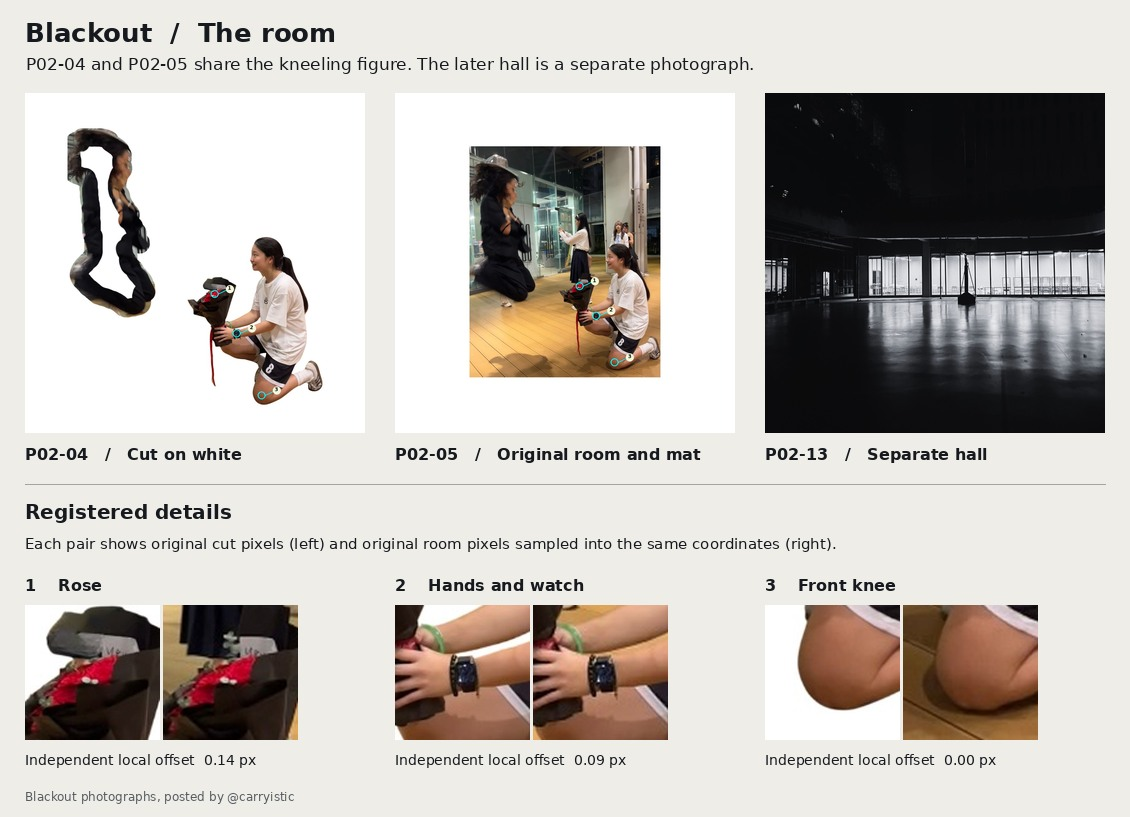
#> input picture direction/blackout-registration.jpg, 1130 x 817 px, given in place of P05-02.jpg, which was not available
$ python measure_fly.py
#> lines starting #> are read from the running program, lines starting #| are printed output that depends on the picture
"""Measure the placement and area of the four published figures and blocks in Fly."""

import argparse
import math
from pathlib import Path

import numpy as np
from PIL import Image
from scipy import ndimage


def measure(path):
    with Image.open(path) as original:
#> original is the input picture: PIL image 1130x817 RGB; mean R, G, B 192.4, 187.2, 182.1
        pixels = np.asarray(original.convert("RGB"))

    labels, _ = ndimage.label(pixels.min(axis=2) < 240)
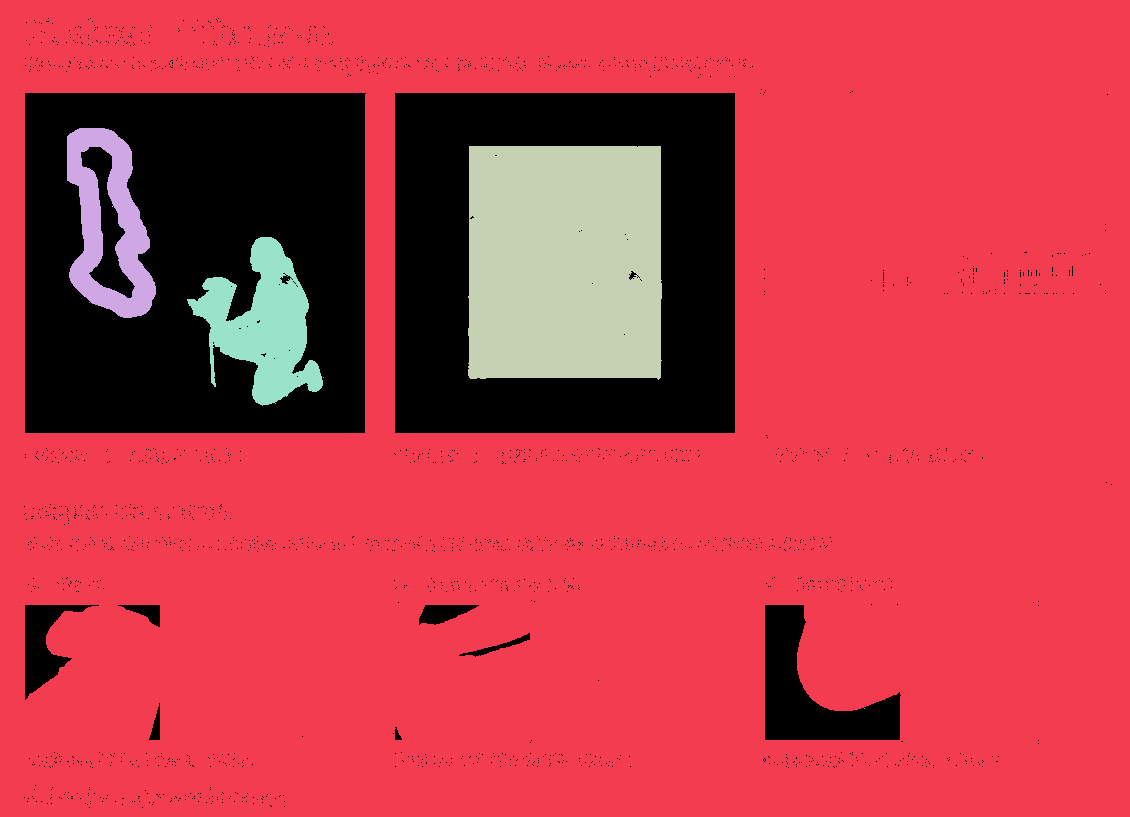
#> labels: shape (817, 1130) int32; 14 distinct labels, from 0 to 13; one colour per label, 0 black
    areas = np.bincount(labels.ravel())[1:]
#> areas = [676831, 8788, 44543, 1, 10938, 1, 1, 1, 1, 1, 1, 1, 2]
    largest = np.argsort(areas)[-4:] + 1
#> largest = [2, 5, 3, 1]
    points = []
    for segment in largest:
        y, x = np.nonzero(labels == segment)
        points.append((x.mean() / pixels.shape[1], y.mean() / pixels.shape[0], len(x)))
#> this loop made 4 passes
#> segment on passes 1, 2, 4: 2, 5, 1
#> after the loop, points = [(0.0961, 0.275, 8788), (0.232, 0.397, 10938), (0.499, 0.32, 44543), (0.555, 0.554, 676831)]

    return pixels, np.array(sorted(points, key=lambda p: p[0]))


def draw_plate(studies, output):
    from matplotlib import pyplot as plt
    from matplotlib.ticker import PercentFormatter

    paper = "#f7f5ef"
    ink = "#25252c"
    line = "#694681"
    figure, axes = plt.subplots(1, 2, figsize=(8.8, 5.0))
    figure.patch.set_facecolor(paper)
    for ax, (reference, title, pixels, points) in zip(axes, studies):
        ax.set_facecolor("white")
        ax.imshow(pixels, extent=(0, 1, 1, 0), origin="upper", alpha=0.78)
        ax.plot(points[:, 0], points[:, 1], linestyle=(0, (2, 3)), color=line, linewidth=1.25)
        ax.scatter(points[:, 0], points[:, 1], s=42, facecolor=ink, edgecolor="white", linewidth=1)
        for i, (x, y, _) in enumerate(points, 1):
            ax.annotate(str(i), (x, y), xytext=(7, -9), textcoords="offset points",
                        color=ink, fontsize=8, weight="bold",
                        bbox={"facecolor": "white", "edgecolor": "none", "pad": 0.9})
        ax.set_title(f"{reference}    {title}", loc="left", fontsize=11, color=ink, pad=9)
        ax.set_xticks([0, 0.25, 0.50, 0.75, 1.0])
        ax.set_yticks([0, 0.25, 0.50, 0.75, 1.0])
        ax.xaxis.set_major_formatter(PercentFormatter(xmax=1, decimals=0))
        ax.yaxis.set_major_formatter(PercentFormatter(xmax=1, decimals=0))
        ax.tick_params(labelsize=7, length=2, width=0.5, colors=ink)
        for spine in ax.spines.values():
            spine.set_color("#aba99f")
            spine.set_linewidth(0.6)
    figure.subplots_adjust(left=0.056, right=0.979, top=0.80, bottom=0.10, wspace=0.10)
    figure.text(0.051, 0.92, "Four positions on two paths", fontsize=18, color=ink, weight="bold")
    figure.text(0.051, 0.865, "Dots mark the centers of the four visible shapes. Coordinates start at the upper left.",
                fontsize=9, color=ink)
    figure.savefig(output, dpi=155, facecolor=paper)
    plt.close(figure)


def main():
    parser = argparse.ArgumentParser(description=__doc__)
    repo = Path(__file__).resolve().parents[1]
    parser.add_argument("--artworks", type=Path, default=repo / "archive" / "artworks")
    parser.add_argument("--figure", type=Path, help="Write the annotated comparison to this path")
    args = parser.parse_args()

    studies = []
    for reference, title in [("P05-02", "Cutout figures"), ("P05-03", "Color blocks")]:
        pixels, points = measure(args.artworks / "P05 - Fly" / f"{reference}.jpg")
#> points = [[0.0961, 0.275, 8788], [0.232, 0.397, 10938], [0.499, 0.32, 44543], [0.555, 0.554, 676831]]
        dx, dy = points[-1, :2] - points[0, :2]
#> dx = 0.459; dy = 0.279
        angle = math.degrees(math.atan2(dy, dx))
#> angle = 31.31
        growth = points[-1, 2] / points[0, 2]
#> growth = 77.02
        print(f"{reference}  angle {angle:.1f} deg  last/first visible area {growth:.2f}")
#| P05-02  angle 31.3 deg  last/first visible area 77.02
        for x, y, count in points:
            print(f"  x {x:.4f}  y {y:.4f}  pixels {count:.0f}")
#> this loop made 4 passes
#|   x 0.0961  y 0.2745  pixels 8788
#|   x 0.2325  y 0.3974  pixels 10938
#|   x 0.4995  y 0.3202  pixels 44543
#|   x 0.5555  y 0.5539  pixels 676831
        studies.append((reference, title, pixels, points))
#> pass 2 of the loop in main, `for reference, title in [("P05-02", "Cutout figures"), ("P05-03", "Col..`:
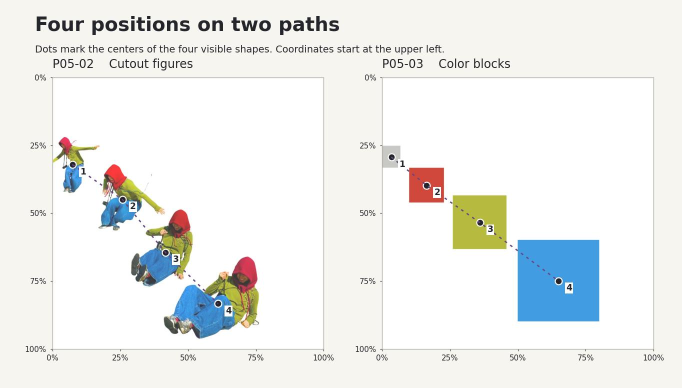
#> input picture direction/fly-geometry.jpg, 1364 x 775 px, given in place of P05-03.jpg, which was not available (shown at 1/2 size)
#> in measure, original is the input picture: PIL image 1364x775 RGB; mean R, G, B 236.6, 238.3, 236.3
#> in measure (call 2), `labels, _ = ndimage.label(pixels.min(axis=2) < 240)`:
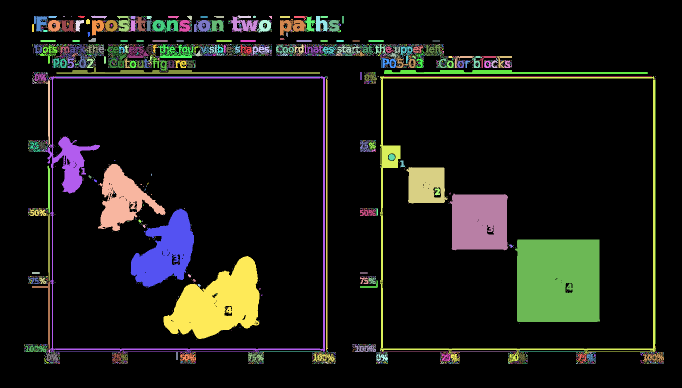
#> labels: shape (775, 1364) int32 (shown at 1/2 size); 3553 distinct labels, from 0 to 3552; one colour per label, 0 black
#> areas = 3552 values, max 27060 at index 2668, min 1 at index 6, mean 43.56
#> largest = [2579, 2528, 2680, 2669]
#> the loop in measure (call 2), `for segment in largest:` made 4 passes
#> segment on passes 1 to 4: 2579, 2528, 2680, 2669
#> after the loop in measure (call 2), `for segment in largest:`: points = [(0.243, 0.65, 11341), (0.703, 0.572, 12031), (0.32, 0.782, 18506), (0.818, 0.724, 27060)]
#> in main, `pixels, points = measure(args.artworks / "P05 - Fly" / f"{reference}.j..`: points = [[0.243, 0.65, 11341], [0.32, 0.782, 18506], [0.703, 0.572, 12031], [0.818, 0.724, 27060]]
#> dx = 0.575; dy = 0.0741
#> angle = 7.34
#> growth = 2.39
#| P05-03  angle 7.3 deg  last/first visible area 2.39
#> the loop in main, `for x, y, count in points:` made 4 passes
#> (printed output is left out)
    if args.figure:
        draw_plate(studies, args.figure)


if __name__ == "__main__":
    main()
